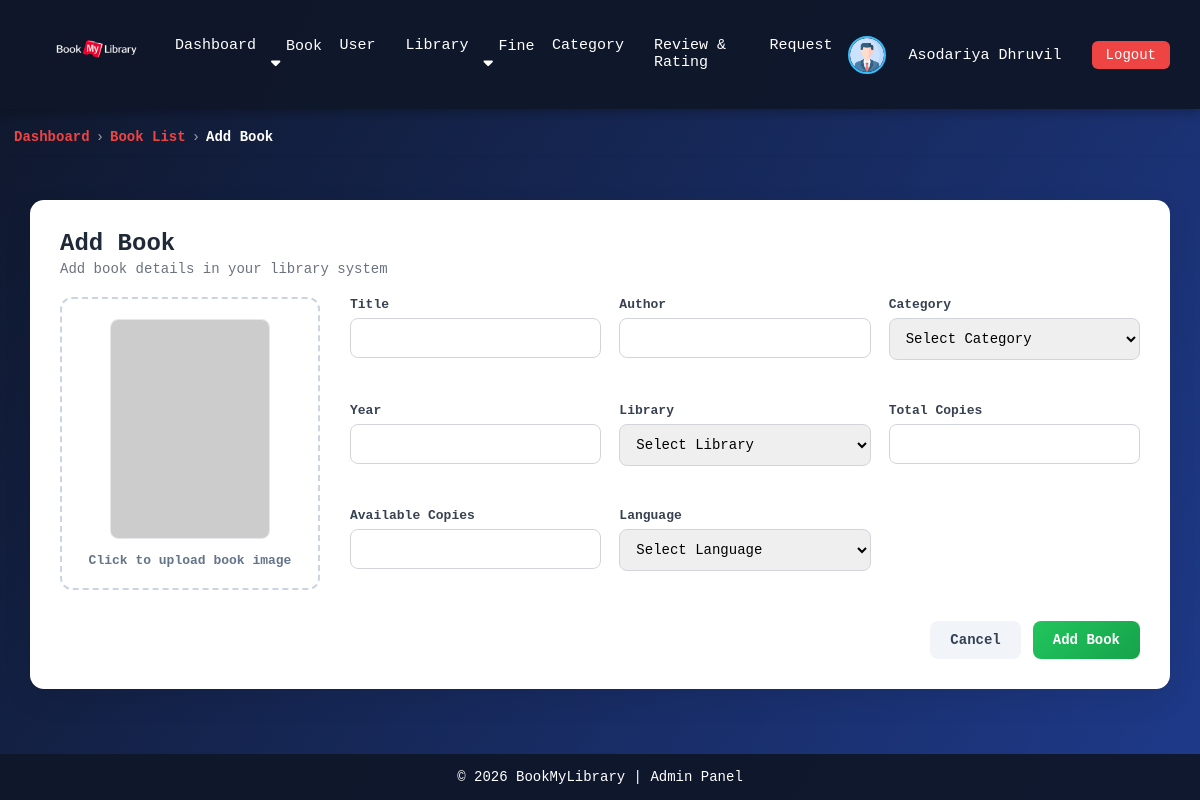
The page /admin/add_book.php (signed in) on the database its author committed.
### tables this page shows
CREATE TABLE `user` (
  `user_id` int NOT NULL,
  `first_name` varchar(100) DEFAULT NULL,
  `last_name` varchar(100) DEFAULT NULL,
  `email` varchar(255) DEFAULT NULL,
  `contact_no` varchar(15) DEFAULT NULL,
  `gender` varchar(10) DEFAULT NULL,
  `address` varchar(255) DEFAULT NULL,
  `image` varchar(255) DEFAULT NULL,
  `password` varchar(255) NOT NULL,
  `role` varchar(10) DEFAULT NULL,
  `status` varchar(15) DEFAULT NULL
);

### admin/add_book.php (the view, shortened to what this page needs)
<!DOCTYPE html>
<html lang="en">
<head>
</head>
<body>
    <?php include 'navbar.php'; ?>
    <div class="breadcrumb-wrapper">
        <nav class="breadcrumb">
            <a href="home.php" class="dashboard">Dashboard</a>
            <span class="separator">›</span>
            <a href="book_list.php"><span class="dashboard">Book List</span></a>
            <span class="separator">›</span>
            <span class="current">Add Book</span>
        </nav>
    </div>
    <div class="main-content">
        <div class="edit-card">
            <form id="editBookForm" method="POST" enctype="multipart/form-data">
                <div class="page-header">
                    <h2>Add Book</h2>
                    <p>Add book details in your library system</p>
                </div>
                <div class="form-grid">
                    <label class="image-box">
                        <img id="previewImage" src="https://via.placeholder.com/160x220?text=Book+Cover"><br>
                        <span>Click to upload book image</span>
                    </label>
                    <div class="form-fields">
                        <div class="form-group">
                            <label>Title</label>
                            <input type="text" id="title" name="title">
                        </div>
                        <div class="form-group">
                            <label>Author</label>
                            <input type="text" id="author" name="author">
                        </div>
                        <div class="form-group">
                            <label>Category</label>
                            <select id="category" name="category">
                                <option value="">Select Category</option>
                            </select>
                        </div>
                        <div class="form-group">
                            <label>Year</label>
                            <input type="number" id="year" name="year">
                        </div>
                        <div class="form-group">
                            <label>Library</label>
                            <select id="library" name="library">
                                <option value="">Select Library</option>
                            </select>
                        </div>
                        <div class="form-group">
                            <label>Total Copies</label>
                            <input type="number" id="total" name="total_copy">
                        </div>
                        <div class="form-group">
                            <label>Available Copies</label>
                            <input type="number" id="available" name="available_copy">
                        </div>
                        <div class="form-group">
                            <label>Language</label>
                            <select id="language" name="language">
                                <option value="">Select Language</option>
                            </select>
                        </div>
                    </div>
                </div>
                <div class="actions">
                    <button type="reset" class="btn btn-cancel">Cancel</button>
                    <button type="submit" name="add_book_btn" class="btn btn-save">Add Book</button>
                </div>
            </form>
        </div>
    </div>
    <?php include 'footer.php'; ?>
</body>
</html>

### admin/navbar.php (shortened to what this page needs)
<!DOCTYPE html>
<html lang="en">
<?php
include '../update_status.php';
?>
<head>
    <link rel="stylesheet" href="https://cdnjs.cloudflare.com/ajax/libs/font-awesome/6.5.0/css/all.min.css">
</head>
<body>
    <?php
    $user_id = $_SESSION['id'];
    $user = mysqli_query($con, "SELECT * FROM user WHERE user_id = $user_id");
    $data = mysqli_fetch_assoc($user);
    ?>
    <nav class="navbar">
        <div class="nav-left">
            <a href="home.php">
                <img src="../image/BookMyLibrary.png" alt="Library Logo">
            </a>
        </div>
        <div class="nav-center">
            <a href="home.php">Dashboard</a>
            <div class="dropdown">
                <a href="javascript:void(0);" class="dropbtn">Book <i class="fa-solid fa-caret-down"></i></a>
            </div>
            <a href="user_list.php">User</a>
            <a href="library_list.php">Library</a>
            <div class="dropdown">
                <a href="javascript:void(0);" class="dropbtn">Fine <i class="fa-solid fa-caret-down"></i></a>
            </div>
            <a href="category_list.php">Category</a>
            <a href="review&rating_list.php">Review & Rating</a>
            <a href="librarian_requests.php">Request</a>
        </div>
        <div class="nav-right">
            <div class="profile">
                <img src="../image/<?php echo $data['image']; ?>" alt="Profile">
                <div class="dropdown">
                    <a href="javascript:void(0);" class="dropbtn"><?php echo $data['first_name'] . " " . $data['last_name']; ?></a>
                </div>
            </div>
            <a href="../login.php" class="logout-btn">Logout</a>
        </div>
    </nav>
</body>
</html>

### admin/add_book.php (style rules this page uses)
* { margin: 0; padding: 0; box-sizing: border-box; font-family: "JetBrains Mono", "Fira Code", Consolas, monospace; }
body { min-height: 100vh; display: flex; flex-direction: column; background: linear-gradient(120deg, #0f172a, #1e3a8a); color: #333; }
.main-content { flex: 1; padding: 30px; }
.page-header { margin-bottom: 20px; }
.page-header h2 { font-size: 24px; font-weight: 700; color: #1f2937; }
.page-header p { font-size: 14px; color: #6b7280; margin-top: 4px; }
.edit-card { background: #ffffff; padding: 30px; border-radius: 14px; box-shadow: 0 10px 30px rgba(0, 0, 0, 0.08); width: 100%; }
.form-grid { display: grid; grid-template-columns: 260px 1fr; gap: 30px; }
.image-box { border: 2px dashed #cbd5e1; border-radius: 12px; padding: 20px; text-align: center; cursor: pointer; transition: 0.2s ease; height: fit-content; }
.image-box img { width: 160px; height: 220px; object-fit: cover; border-radius: 8px; border: 1px solid #e5e7eb; margin-bottom: 10px; }
.image-box span { font-size: 13px; color: #64748b; }
.form-fields { display: grid; grid-template-columns: repeat(3, 1fr); gap: 18px; }
.form-group { display: flex; flex-direction: column; }
label { font-size: 13px; font-weight: 600; color: #374151; margin-bottom: 6px; }
input, select { padding: 11px 12px; border-radius: 8px; border: 1px solid #d1d5db; outline: none; font-size: 14px; transition: 0.2s ease; }
.actions { margin-top: 25px; display: flex; justify-content: flex-end; gap: 12px; }
.btn { padding: 11px 20px; border-radius: 8px; border: none; font-size: 14px; font-weight: 600; cursor: pointer; transition: 0.2s ease; }
.btn-cancel { background: #f1f5f9; color: #334155; }
.btn-save { background: linear-gradient(135deg, #22c55e, #16a34a); color: #ffffff; }
.breadcrumb-wrapper { padding: 10px 14px; border-radius: 8px; margin-bottom: 15px; margin-top: 10px; box-shadow: 0 2px 4px rgba(0, 0, 0, 0.02); }
.breadcrumb { font-size: 14px; font-weight: 500; color: #6b7280; display: flex; flex-wrap: wrap; align-items: center; gap: 6px; }
.breadcrumb .dashboard { color: #ef4444; font-weight: 600; }
.breadcrumb .separator { color: #9ca3af; }
.breadcrumb a { text-decoration: none; color: #ef4444; transition: 0.2s ease; }
.breadcrumb .current { color: #ffffffff; font-weight: 600; }

### admin/navbar.php (style rules this page uses)
.navbar { background: rgba(15, 23, 42, 0.95); color: #fff; padding: 12px 30px; display: flex; align-items: center; justify-content: space-between; flex-wrap: wrap; box-shadow: 0 4px 10px rgba(0, 0, 0, 0.25); font-family: "JetBrains Mono", "Fira Code", Consolas, monospace; }
.nav-left { display: flex; align-items: center; gap: 10px; }
.nav-left img { height: 80px; width: 130px; }
.nav-center { flex: 1; display: flex; justify-content: center; }
.nav-center a { color: #fff; text-decoration: none; margin: 0 15px; font-size: 15px; }
.nav-right { display: flex; align-items: center; gap: 15px; }
.profile { display: flex; align-items: center; gap: 8px; color: #fff; }
.profile img { width: 38px; height: 38px; border-radius: 50%; border: 2px solid #38bdf8; object-fit: cover; }
.logout-btn { padding: 6px 14px; border-radius: 6px; background: #ef4444; color: #fff; text-decoration: none; font-size: 14px; }
.dropdown { position: relative; display: inline-block; }
.dropdown>a { color: #fff; text-decoration: none; margin: 0 15px; font-size: 15px; cursor: pointer; }
.dropdown>a.dropbtn { color: #fff; text-decoration: none; margin: 0 15px; font-size: 15px; cursor: pointer; }

### admin/footer.php (style rules this page uses)
html, body { height: 100%; margin: 0; }
body { display: flex; flex-direction: column; }

### rows shown on the page
user: image (placeholder picture), first_name "Asodariya", last_name "Dhruvil"
